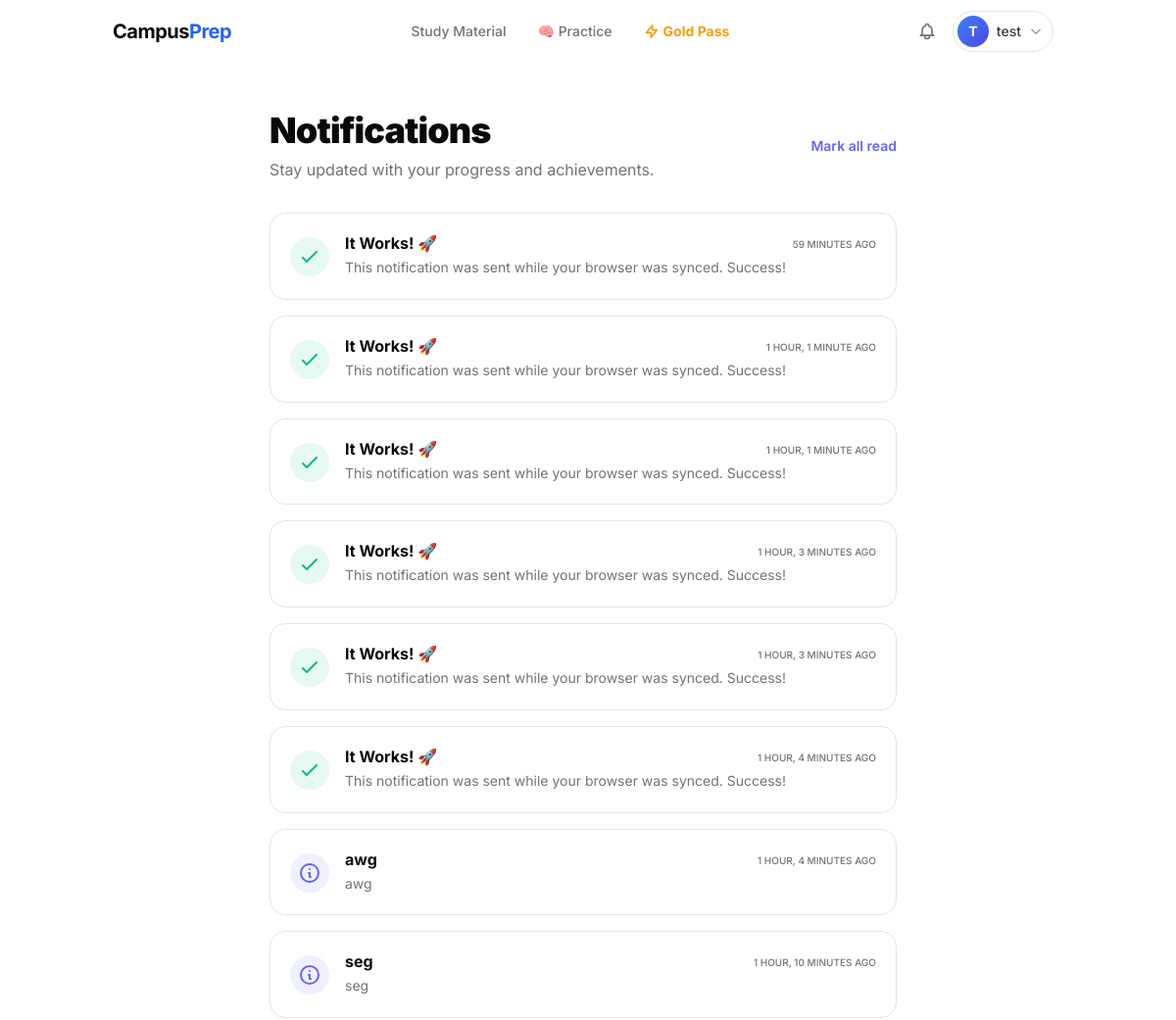
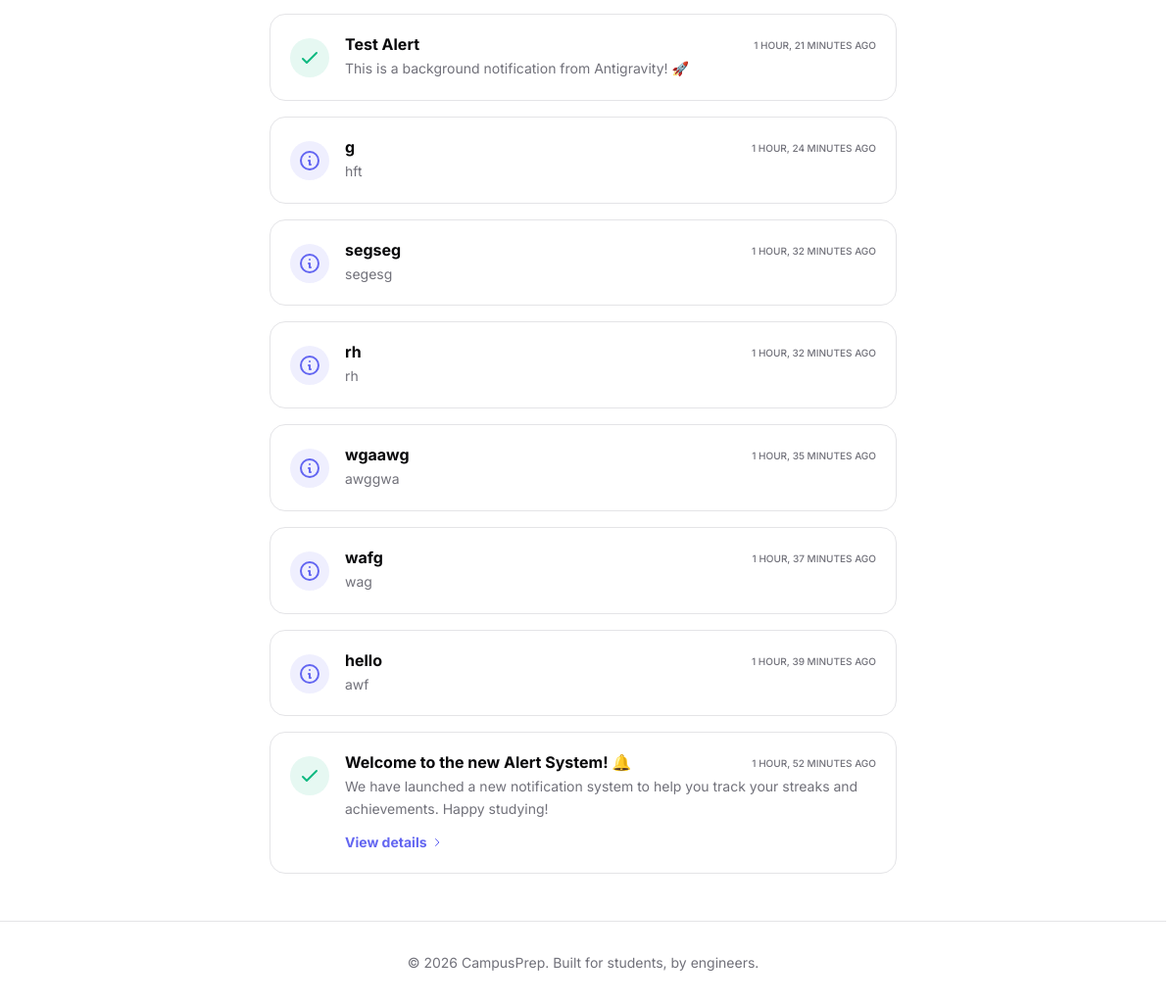
/notifications/ (signed in), run on the app's committed database (2 pictures, top to bottom).
### apps/users/models.py (models this page shows, shortened)
class User(AbstractUser):
    phone_number = models.CharField(max_length=15, blank=True, null=True)
    preferred_branch = models.ForeignKey(
        'academics.Branch',
        on_delete=models.SET_NULL,
        null=True,
        blank=True,
        related_name='users'
    )
    preferred_semester = models.ForeignKey(
        'academics.Semester',
        on_delete=models.SET_NULL,
        null=True,
        blank=True,
        related_name='users'
    )
    active_subscription_valid_until = models.DateField(null=True, blank=True)
    gold_pass_branch = models.ForeignKey(
        'academics.Branch',
        on_delete=models.SET_NULL,
        null=True,
        blank=True,
        related_name='gold_pass_users'
    )
    gold_pass_semester = models.ForeignKey(
        'academics.Semester',
        on_delete=models.SET_NULL,
        null=True,
        blank=True,
        related_name='gold_pass_users'
    )
    active_subscription_plan = models.ForeignKey(
        'products.SubscriptionPlan',
        on_delete=models.SET_NULL,
        null=True,
        blank=True,
        related_name='subscribed_users'
    )

### apps/notifications/models.py (models this page shows, shortened)
class Notification(models.Model):
    LEVEL_CHOICES = [
        ('info', 'Information'),
        ('success', 'Success'),
        ('warning', 'Warning'),
        ('error', 'Error'),
    ]
    user = models.ForeignKey(settings.AUTH_USER_MODEL, on_delete=models.CASCADE, related_name='notifications')
    level = models.CharField(max_length=10, choices=LEVEL_CHOICES, default='info')
    title = models.CharField(max_length=255)
    message = models.TextField()
    link = models.URLField(max_length=500, null=True, blank=True)
    is_read = models.BooleanField(default=False)
    created_at = models.DateTimeField(auto_now_add=True)
    class Meta:
        ordering = ['-created_at']

### apps/notifications/views.py (the view)
# urls.py: path('', views.notification_list, name='list'),
@login_required
def notification_list(request):
    notifications = Notification.objects.filter(user=request.user)
    return render(request, 'notifications/list.html', {'notifications': notifications})

### templates/notifications/list.html (shortened to what this page needs)
{% extends 'base.html' %}
{% block content %}
<div class="container max-w-2xl mx-auto px-4 py-8 sm:py-12">
    <div class="flex items-center justify-between mb-8">
        <div>
            <h1 class="text-3xl font-black tracking-tight text-foreground sm:text-4xl">Notifications</h1>
            <p class="text-muted-foreground mt-2">Stay updated with your progress and achievements.</p>
        </div>
        <button hx-post="{% url 'notifications:mark_all_read' %}"
                hx-swap="none"
                class="text-sm font-semibold text-indigo-500 hover:text-indigo-600 transition-colors">
            Mark all read
        </button>
    </div>
    <div class="space-y-4">
        {% for n in notifications %}
        <div id="notification-{{ n.pk }}"
             class="group relative overflow-hidden rounded-2xl border border-border bg-card p-5 transition-all hover:bg-muted/50 {% if not n.is_read %}border-indigo-500/30 bg-indigo-500/5{% endif %}">
            <div class="flex gap-4">
                <div class="flex-shrink-0 mt-1">
                    {% if n.level == 'success' %}
                        <div class="flex h-10 w-10 items-center justify-center rounded-full bg-emerald-500/10 text-emerald-500">
                            <svg class="h-6 w-6" fill="none" viewBox="0 0 24 24" stroke="currentColor"><path stroke-linecap="round" stroke-linejoin="round" stroke-width="2" d="M5 13l4 4L19 7"/></svg>
                        </div>
                    {% elif n.level == 'error' %}
                        <div class="flex h-10 w-10 items-center justify-center rounded-full bg-rose-500/10 text-rose-500">
                            <svg class="h-6 w-6" fill="none" viewBox="0 0 24 24" stroke="currentColor"><path stroke-linecap="round" stroke-linejoin="round" stroke-width="2" d="M6 18L18 6M6 6l12 12"/></svg>
                        </div>
                    {% else %}
                        <div class="flex h-10 w-10 items-center justify-center rounded-full bg-indigo-500/10 text-indigo-500">
                            <svg class="h-6 w-6" fill="none" viewBox="0 0 24 24" stroke="currentColor"><path stroke-linecap="round" stroke-linejoin="round" stroke-width="2" d="M13 16h-1v-4h-1m1-4h.01M21 12a9 9 0 11-18 0 9 9 0 0118 0z"/></svg>
                        </div>
                    {% endif %}
                </div>
                <div class="flex-1 min-w-0">
                    <div class="flex items-start justify-between gap-4">
                        <h3 class="text-base font-bold text-foreground leading-tight">{{ n.title }}</h3>
                        <span class="text-[10px] font-medium text-muted-foreground uppercase whitespace-nowrap mt-1">{{ n.created_at|timesince }} ago</span>
                    </div>
                    <p class="mt-1 text-sm text-muted-foreground leading-relaxed">{{ n.message }}</p>
                    {% if n.link %}
                    <a href="{{ n.link }}" class="mt-3 inline-flex items-center text-sm font-bold text-indigo-500 hover:text-indigo-600 transition-colors">
                        View details
                        <svg class="ml-1 h-3 w-3" fill="none" viewBox="0 0 24 24" stroke="currentColor"><path stroke-linecap="round" stroke-linejoin="round" stroke-width="2" d="M9 5l7 7-7 7"/></svg>
                    </a>
                    {% endif %}
                </div>
            </div>
        </div>
        {% endfor %}
    </div>
</div>
{% endblock %}

### templates/base.html (shortened to what this page needs)
<!DOCTYPE html>
<html lang="en" class="h-full {% if request.COOKIES.theme == 'dark' %}dark{% endif %}">
<head>
    <script src="https://cdn.tailwindcss.com"></script>
</head>
<body class="min-h-screen flex flex-col font-sans antialiased bg-background text-foreground transition-colors duration-300">
    <header class="sticky top-0 z-50 w-full glass-nav transition-all duration-300">
        <div class="container mx-auto px-4 sm:px-6 lg:px-8">
            <div class="flex items-center justify-between h-16">
                <div class="flex-shrink-0">
                    <a href="{% if user.is_authenticated %}{% url 'dashboard' %}{% else %}{% url 'home' %}{% endif %}" class="text-xl font-bold tracking-tight">
                        Campus<span class="text-blue-600 dark:text-blue-400">Prep</span>
                    </a>
                </div>
                <nav class="hidden md:flex md:space-x-8 items-center">
                    <a href="{% url 'dashboard' %}" class="text-sm font-medium {% if request.resolver_match.url_name == 'dashboard' %}text-primary{% else %}text-muted-foreground hover:text-foreground{% endif %} transition-colors">
                        Study Material
                    </a>
                    <a href="{% url 'practice_index' %}" class="text-sm font-medium {% if 'practice' in request.resolver_match.url_name %}text-indigo-500{% else %}text-muted-foreground hover:text-foreground{% endif %} transition-colors">
                        🧠 Practice
                    </a>
                    <a href="{% if request.user.is_authenticated %}{% url 'checkout_gold_pass' %}?branch={{ request.user.preferred_branch_id }}&semester={{ request.user.preferred_semester_id }}{% else %}{% url 'login' %}{% endif %}" class="text-sm font-bold text-amber-500 hover:text-amber-600 transition-colors flex items-center">
                        <svg class="w-4 h-4 mr-1" fill="none" viewBox="0 0 24 24" stroke="currentColor"><path stroke-linecap="round" stroke-linejoin="round" stroke-width="2.5" d="M13 10V3L4 14h7v7l9-11h-7z"></path></svg>
                        Gold Pass
                    </a>
                </nav>
                <div class="hidden md:flex items-center gap-2">
                    {% if user.is_authenticated %}
                    <a href="{% url 'notifications:list' %}" class="relative p-2 text-muted-foreground hover:text-foreground transition-all duration-200 hover:bg-muted/60 rounded-full"
                       id="notificationsBell"
                       hx-get="{% url 'notifications:unread_count' %}"
                       hx-trigger="load, every 30s, notifications-updated from:body"
                       hx-target="#unreadBadge">
                    </a>
                    <div class="relative" id="userDropdownContainer">
                        <button id="userDropdownBtn" class="flex items-center gap-2 rounded-full p-1 pr-2.5 border border-border hover:border-muted-foreground/40 hover:bg-muted/60 transition-all duration-200 focus:outline-none group">
                            <div class="w-8 h-8 rounded-full bg-gradient-to-br from-blue-500 to-indigo-600 flex items-center justify-center text-white text-sm font-bold flex-shrink-0 shadow-sm">
                                {{ user.username|slice:":1"|upper }}
                            </div>
                            <span class="text-sm font-medium text-foreground/80 group-hover:text-foreground max-w-[80px] truncate transition-colors">{{ user.username }}</span>
                            <svg class="w-3.5 h-3.5 text-muted-foreground/70 transition-transform duration-200" id="dropdownChevron" fill="none" viewBox="0 0 24 24" stroke="currentColor"><path stroke-linecap="round" stroke-linejoin="round" stroke-width="2.5" d="M19 9l-7 7-7-7"></path></svg>
                        </button>
                    </div>
                    {% else %}
                    <a href="{% url 'login' %}" class="text-sm font-medium text-muted-foreground hover:text-foreground transition-colors">Log in</a>
                    <a href="{% url 'signup' %}" class="bg-primary text-primary-foreground hover:bg-primary/90 px-4 py-2 rounded-md text-sm font-medium transition-colors shadow-sm">Sign up</a>
                    {% endif %}
                </div>
            </div>
        </div>
    </header>
    <main class="flex-grow">
        {% block content %}{% endblock %}
    </main>
    <footer class="border-t border-border mt-auto py-8">
        <div class="container mx-auto px-4 text-center text-sm text-muted-foreground">
            &copy; 2026 CampusPrep. Built for students, by engineers.
        </div>
    </footer>
</body>
</html>

### templates/base.html (style rules this page uses)
.glass-nav { background: rgba(255, 255, 255, 0.7); backdrop-filter: blur(12px); -webkit-backdrop-filter: blur(12px); border-bottom: 1px solid rgba(255, 255, 255, 0.2); }
* { scrollbar-width: thin; scrollbar-color: hsl(var(--muted-foreground) / 0.2) transparent; }

### data on the page
User: username "T", username "test"
Notification: level "success" (drawn), title "It Works! 🚀", created_at "59 MINUTES", message "This notification was sent while your browser was synced. Success!"
Notification: level "success" (drawn), title "It Works! 🚀", created_at "1 HOUR, 1 MINUTE", message "This notification was sent while your browser was synced. Success!"
Notification: level "success" (drawn), title "It Works! 🚀", created_at "1 HOUR, 1 MINUTE", message "This notification was sent while your browser was synced. Success!"
Notification: level "success" (drawn), title "It Works! 🚀", created_at "1 HOUR, 3 MINUTES", message "This notification was sent while your browser was synced. Success!"
Notification: level "success" (drawn), title "It Works! 🚀", created_at "1 HOUR, 3 MINUTES", message "This notification was sent while your browser was synced. Success!"
Notification: level "success" (drawn), title "It Works! 🚀", created_at "1 HOUR, 4 MINUTES", message "This notification was sent while your browser was synced. Success!"
Notification: level "info" (drawn), title "awg", created_at "1 HOUR, 4 MINUTES", message "awg"
Notification: level "info" (drawn), title "seg", created_at "1 HOUR, 10 MINUTES", message "seg"
Notification: level "success" (drawn), title "Test Alert", created_at "1 HOUR, 21 MINUTES", message "This is a background notification from Antigravity! 🚀"
Notification: level "info" (drawn), title "g", created_at "1 HOUR, 24 MINUTES", message "hft"
Notification: level "info" (drawn), title "segseg", created_at "1 HOUR, 32 MINUTES", message "segesg"
Notification: level "info" (drawn), title "rh", created_at "1 HOUR, 32 MINUTES", message "rh"
Notification: level "info" (drawn), title "wgaawg", created_at "1 HOUR, 35 MINUTES", message "awggwa"
Notification: level "info" (drawn), title "wafg", created_at "1 HOUR, 37 MINUTES", message "wag"
Notification: level "info" (drawn), title "hello", created_at "1 HOUR, 39 MINUTES", message "awf"
Notification: level "success" (drawn), title "Welcome to the new Alert System! 🔔", created_at "1 HOUR, 52 MINUTES", message "We have launched a new notification system to help you track your streaks and achievements. Happy studying!"
